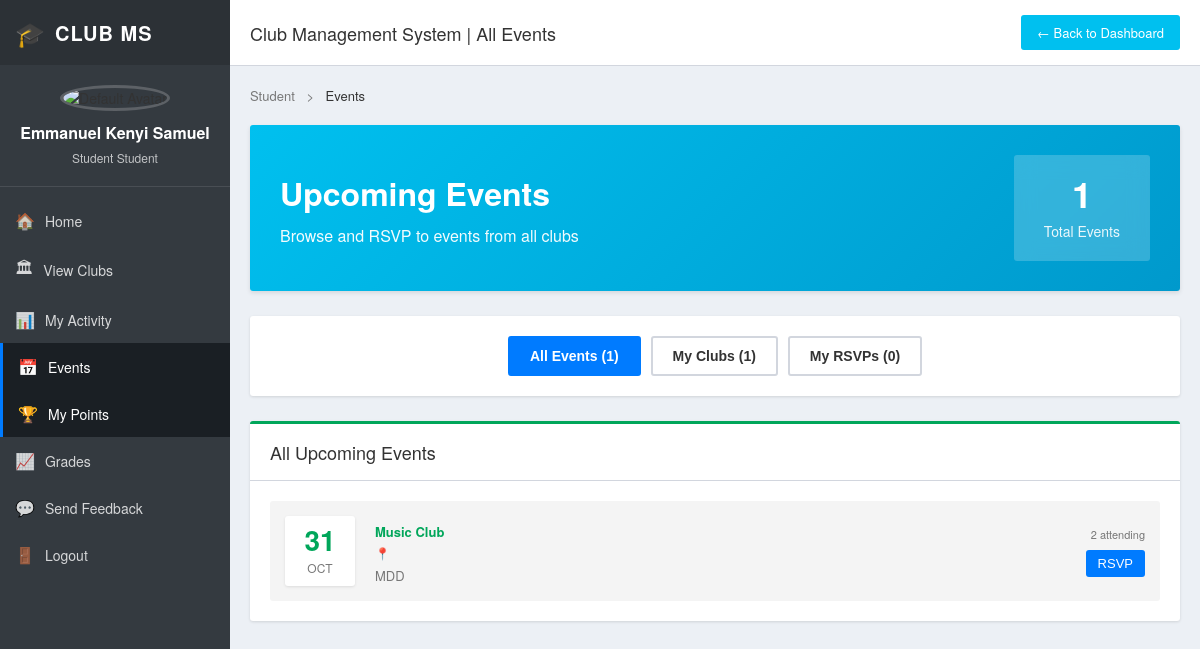
/users/events/ (signed in), run on the app's committed database.
### users/models.py (models this page shows, shortened)
class Profile(models.Model):
    ROLE_CHOICES = [
        ("student", "Student"),
        ("lecturer", "Lecturer"),
        ("admin", "Admin"),
    ]
    user = models.OneToOneField(User, on_delete=models.CASCADE)
    role = models.CharField(max_length=20, choices=ROLE_CHOICES)
    name = models.CharField(max_length=100)

### clubs/models.py (models this page shows, shortened)
class Event(models.Model):
    club = models.ForeignKey(
        Club, on_delete=models.CASCADE, related_name="events"
    )
    name = models.CharField(max_length=200)
    description = models.TextField()
    date = models.DateField()
    attendees = models.ManyToManyField(
        settings.AUTH_USER_MODEL,
        related_name="event_attendees",
        blank=True
    )

class Club(models.Model):
    name = models.CharField(max_length=100)
    description = models.TextField()
    meeting_time = models.CharField(max_length=100)
    logo = models.ImageField(upload_to="club_logos/", blank=True, null=True)
    members = models.ManyToManyField(
        settings.AUTH_USER_MODEL,
        related_name="clubs",
        blank=True
    )
    created_by = models.ForeignKey(
        settings.AUTH_USER_MODEL,
        on_delete=models.CASCADE,
        related_name="created_clubs",
        null=True,
        blank=True
    )

### users/views.py (the view)
# urls.py: path('events/', views.events_list, name='events_list'),
@login_required
def events_list(request):
    user = request.user
    user_clubs = user.clubs.all()
    all_events = Event.objects.filter(date__gte=timezone.now()).order_by('date')
    my_clubs_events = all_events.filter(club__in=user_clubs)
    rsvp_events = all_events.filter(attendees=user)
    context = {
        'all_events': all_events,
        'my_clubs_events': my_clubs_events,
        'rsvp_events': rsvp_events,
    }
    return render(request, 'users/events_list.html', context)

### users/templates/users/events_list.html (shortened to what this page needs)
{% load static %}
<!DOCTYPE html>
<html lang="en">
<head>
    <link rel="stylesheet" href="{% static 'css/student_dashboard.css' %}">
</head>
<body>
<div class="dashboard-wrapper">
    <aside class="sidebar">
        <div class="sidebar-header">
            <div class="logo-section">
                <span class="logo-icon">🎓</span>
                <span class="logo-text">CLUB MS</span>
            </div>
        </div>
        <div class="user-profile">
            {% if user.profile.avatar %}
                <img src="{{ user.profile.avatar.url }}" alt="{{ user.profile.name }}" class="sidebar-avatar">
            {% else %}
                <img src="{% static 'images/default-avatar.png' %}" alt="Default Avatar" class="sidebar-avatar">
            {% endif %}
            <h3>{{ user.profile.name }}</h3>
            <p class="sidebar-role">Student {{ user.profile.role|title }}</p>
        </div>
        <nav class="sidebar-nav">
            <ul>
                <li><a href="{% url 'student_dashboard' %}"><span class="nav-icon">🏠</span> Home</a></li>
                <li><a href="{% url 'club_list' %}"><span class="nav-icon">🏛</span> View Clubs</a></li>
                <li><a href="{% url 'my_activity' %}"><span class="nav-icon">📊</span> My Activity</a></li>
                <li><a href="{% url 'events_list' %}" class="active"><span class="nav-icon">📅</span> Events</a></li>
                <li><a href="{% url 'student_points' %}" class="active"><span class="nav-icon">🏆</span> My Points</a></li>
                <li><a href="{% url 'grade_panel' %}" class="scroll-to-panel"><span class="nav-icon">📈</span> Grades</a></li>
                <li><a href="{% url 'send_feedback' %}"><span class="nav-icon">💬</span> Send Feedback</a></li>
                <li>
    <form id="logout-form" action="{% url 'logout' %}" method="post" style="display:inline;">
        <button type="submit" class="sidebar-link-btn">
            <span class="nav-icon">🚪</span> Logout
        </button>
    </form>
</li>
            </ul>
        </nav>
    </aside>
    <main class="dashboard-main">
        <header class="top-header">
            <div class="header-left">
                <h1 class="page-title">Club Management System | All Events</h1>
            </div>
            <div class="header-right">
                <a href="{% url 'student_dashboard' %}" class="btn-back">← Back to Dashboard</a>
            </div>
        </header>
        <div class="dashboard-content">
            <div class="breadcrumb">
                <a href="{% url 'student_dashboard' %}">Student</a>
                <span class="separator">></span>
                <span class="current">Events</span>
            </div>
            <div class="page-header">
                <div class="header-content">
                    <h1>Upcoming Events</h1>
                    <p>Browse and RSVP to events from all clubs</p>
                </div>
                <div class="header-stats">
                    <div class="stat-badge">
                        <span class="stat-number">{{ all_events.count }}</span>
                        <span class="stat-label">Total Events</span>
                    </div>
                </div>
            </div>
            <section class="filter-section">
                <div class="filter-actions">
                    <button class="filter-btn active" onclick="filterEvents('all')">All Events ({{ all_events.count }})</button>
                    <button class="filter-btn" onclick="filterEvents('my-clubs')">My Clubs ({{ my_clubs_events.count }})</button>
                    <button class="filter-btn" onclick="filterEvents('rsvp')">My RSVPs ({{ rsvp_events.count }})</button>
                </div>
            </section>
            <section class="panel events-panel" id="all-events">
                <div class="panel-header">
                    <h2>All Upcoming Events</h2>
                </div>
                <div class="panel-body">
                    {% if all_events %}
                    <div class="events-list-table">
                        {% for event in all_events %}
                        <div class="event-row" data-category="all {% if event.club in user.clubs.all %}my-clubs{% endif %} {% if user in event.attendees.all %}rsvp{% endif %}">
                            <div class="event-date-badge">
                                <span class="event-day">{{ event.date|date:"d" }}</span>
                                <span class="event-month">{{ event.date|date:"M" }}</span>
                            </div>
                            <div class="event-details">
                                <p class="event-club-name">{{ event.club.name }}</p>
                                <p class="event-location">📍 {{ event.location }}</p>
                                <p class="event-description">{{ event.description|truncatewords:15 }}</p>
                            </div>
                            <div class="event-actions">
                                <span class="attendee-badge">{{ event.attendees.count }} attending</span>
                                <form method="post" action="{% url 'rsvp_event' event.id %}?next=events_list" style="display:inline;">
                                    <button type="submit" class="btn {% if user in event.attendees.all %}btn-success-active{% else %}btn-primary{% endif %}">
                                        {% if user in event.attendees.all %}✓ Going{% else %}RSVP{% endif %}
                                    </button>
                                </form>
                            </div>
                        </div>
                        {% endfor %}
                    </div>
                    {% else %}
                    <div class="empty-state">
                        <div class="empty-icon">📅</div>
                        <h2>No Upcoming Events</h2>
                        <p>There are no scheduled events at the moment.</p>
                    </div>
                    {% endif %}
                </div>
            </section>
        </div>
    </main>
</div>
</body>
</html>

### data on the page
Event: date "31", date "OCT", club.name "Music Club", description "MDD", attendees.count "2", shows "RSVP"

### other printed values
{{ user.profile.name }} "Emmanuel Kenyi Samuel"
{{ user.profile.role|title }} "Student"
{{ all_events.count }} "1"
{{ my_clubs_events.count }} "1"
{{ rsvp_events.count }} "0"
